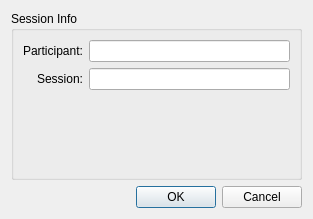
<?xml version="1.0" encoding="UTF-8"?>
<ui version="4.0">
 <class>NewSessionDialog</class>
 <widget class="QDialog" name="NewSessionDialog">
  <property name="windowModality">
   <enum>Qt::NonModal</enum>
  </property>
  <property name="geometry">
   <rect>
    <x>0</x>
    <y>0</y>
    <width>313</width>
    <height>219</height>
   </rect>
  </property>
  <property name="sizePolicy">
   <sizepolicy hsizetype="Preferred" vsizetype="Preferred">
    <horstretch>0</horstretch>
    <verstretch>0</verstretch>
   </sizepolicy>
  </property>
  <property name="windowTitle">
   <string>New Session</string>
  </property>
  <property name="sizeGripEnabled">
   <bool>false</bool>
  </property>
  <property name="modal">
   <bool>true</bool>
  </property>
  <layout class="QGridLayout" name="gridLayout">
   <item row="0" column="0">
    <widget class="QGroupBox" name="sessionInfoBox">
     <property name="sizePolicy">
      <sizepolicy hsizetype="Preferred" vsizetype="Preferred">
       <horstretch>0</horstretch>
       <verstretch>0</verstretch>
      </sizepolicy>
     </property>
     <property name="title">
      <string>Session Info</string>
     </property>
     <property name="alignment">
      <set>Qt::AlignLeading|Qt::AlignLeft|Qt::AlignTop</set>
     </property>
     <property name="flat">
      <bool>false</bool>
     </property>
     <property name="checkable">
      <bool>false</bool>
     </property>
     <layout class="QGridLayout" name="gridLayout_4">
      <item row="0" column="0">
       <layout class="QFormLayout" name="formLayout">
        <property name="labelAlignment">
         <set>Qt::AlignRight|Qt::AlignTrailing|Qt::AlignVCenter</set>
        </property>
        <item row="0" column="0">
         <widget class="QLabel" name="participantLabel">
          <property name="text">
           <string>Participant:</string>
          </property>
         </widget>
        </item>
        <item row="0" column="1">
         <widget class="QLineEdit" name="participantLineEdit"/>
        </item>
        <item row="1" column="0">
         <widget class="QLabel" name="sessionLabel">
          <property name="text">
           <string>Session:</string>
          </property>
         </widget>
        </item>
        <item row="1" column="1">
         <widget class="QLineEdit" name="sessionLineEdit"/>
        </item>
       </layout>
      </item>
     </layout>
    </widget>
   </item>
   <item row="1" column="0">
    <widget class="QDialogButtonBox" name="buttonBox">
     <property name="orientation">
      <enum>Qt::Horizontal</enum>
     </property>
     <property name="standardButtons">
      <set>QDialogButtonBox::Cancel|QDialogButtonBox::Ok</set>
     </property>
    </widget>
   </item>
  </layout>
 </widget>
 <resources/>
 <connections>
  <connection>
   <sender>buttonBox</sender>
   <signal>accepted()</signal>
   <receiver>NewSessionDialog</receiver>
   <slot>accept()</slot>
   <hints>
    <hint type="sourcelabel">
     <x>248</x>
     <y>254</y>
    </hint>
    <hint type="destinationlabel">
     <x>157</x>
     <y>274</y>
    </hint>
   </hints>
  </connection>
  <connection>
   <sender>buttonBox</sender>
   <signal>rejected()</signal>
   <receiver>NewSessionDialog</receiver>
   <slot>reject()</slot>
   <hints>
    <hint type="sourcelabel">
     <x>316</x>
     <y>260</y>
    </hint>
    <hint type="destinationlabel">
     <x>286</x>
     <y>274</y>
    </hint>
   </hints>
  </connection>
 </connections>
</ui>
